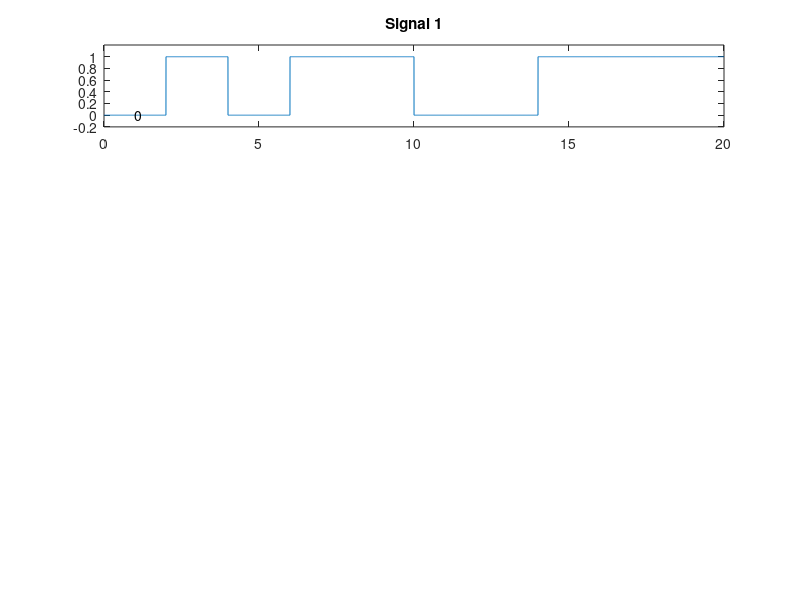

Here is the MATLAB script that generated this plot: (Note: this script raises an error after producing the figure.)
%creating a simulation of Am modulation - creating waveform from bits,
%modulating the waveform, sending several signals through the same medium, 
%preforming de-modulation and passing the signal through LPF and recover the bits  
clear; close all; clc;

T = 20;
samples = 10000;
t = linspace(0, T, samples);
%data bits that we wish to modulate and then recover, you can add any
%10-bit vector to the matrix and the program will modulate, plot, and
%recover the waveform (remember to add the carrier frequency at line 45)
signals_bits = [0, 1, 0, 1, 1, 0, 0, 1, 1, 1; %bit vector 1
                1, 1, 0, 0, 1, 0, 1, 0, 1, 1; %bit vector 2
                0, 0, 1, 1, 0, 0, 1, 1, 0, 0; %bit vector 3
                1, 0, 1, 1, 0, 1, 1, 1, 0, 0]; %bit vector 4

num_of_signals = size(signals_bits, 1);
length_of_signal = size(signals_bits, 2);
time_per_symbol = samples/length(signals_bits(1,:));

%-------map bits to time vector---------
x_signals = zeros(num_of_signals, samples);
for j=1:num_of_signals
    for i=1:length(signals_bits(1,:))
        start_idx = round((i-1)*time_per_symbol) + 1;
        end_idx = round(i*time_per_symbol);
        x_signals(j, start_idx:end_idx) = signals_bits(j, i);
    end
end
figure;
title("signals in time domain")
for i = 1:num_of_signals
    subplot(num_of_signals, 1, i);
    plot(t, x_signals(i,:));
    title(['Signal ', num2str(i)]);
    ylim([-0.2, 1.2]); % Set y-axis limits for consistency
    for j=1:length_of_signal
        txt = signals_bits(i, j);
        txt = text(j*2 - 1, 0, num2str(txt));
        txt.Color = [1, 0, 0];
    end
end
sgtitle('unmodulated signals in time domain')
%--------create carriers in different frequencies---------
freq_vec = [5, 20, 40, 60];% add frequencies here is you add signal
carriers = zeros(num_of_signals, samples);
for j=1:num_of_signals
    carriers(j,:) = cos(2*pi*freq_vec(j)*t);
end

%-------plot carriers-----------
figure;
for i = 1:num_of_signals
    subplot(num_of_signals, 1, i);
    plot(t, carriers(i,:));
    title(['carrier ', num2str(i)]);
    ylim([-1.2, 1.2]); 
end
sgtitle('carrier signals')

%--------create modulated signals--------
modulated_signals = zeros(num_of_signals, samples);
for i = 1:num_of_signals
    modulated_signals(i,:) = x_signals(i,:) .* carriers(i,:);
end
figure;
for i = 1:num_of_signals
    subplot(num_of_signals, 1, i);
    plot(t, modulated_signals(i,:));
    title(['modulated signal ', num2str(i)]);
    ylim([-1.2, 1.2]); 
    for j=1:length_of_signal
        txt = signals_bits(i, j);
        txt = text(j*2 - 1,0,num2str(txt));
        txt.Color = [1, 0, 0];
    end
end
sgtitle('modulated signals in time domain')

%-------sum all the signals (simulating transmition throgh a common
%medium)-------

sum_all_trans_signals = zeros(1, samples);
for i = 1:num_of_signals
    sum_all_trans_signals(1,:) = modulated_signals(i, :) + sum_all_trans_signals(1,:);
end

figure;
plot(t, sum_all_trans_signals);
title("all transmited signals through common medium");

%-----demodulating signals, if we multiply the modulated signal with the 
% same carrier frequency we can rocover the origital bits, the data will
% be at 0 Hz------
demodulated_signals = zeros(3, samples);
for i = 1:num_of_signals
    demodulated_signals(i, :) = sum_all_trans_signals(1,:).* carriers(i, :);
end
figure;
for i = 1:num_of_signals
    subplot(num_of_signals, 1, i);
    plot(t, demodulated_signals(i,:));
    title(['de-modulated signal ', num2str(i)]);
    ylim([-1.2, 1.2]); 
end
%showing the signals in frequency domain
sum_all_trans_signals_freq = fft(sum_all_trans_signals);
fs = 1 / (t(2) - t(1)); 
f = linspace(0, fs/2, floor(samples/2) + 1);

modulated_signals_freq = zeros(3, samples);
for i = 1:num_of_signals
    modulated_signals_freq(i,:) = fft(modulated_signals(i,:));
end

% plot(f, abs(sum_all_trans_signals_freq(1:floor(samples/2) + 1)))
% title("transmited signals in frequency domain");

figure;
hold on
for i = 1:num_of_signals
    hz_var = freq_vec(i);
    plot(f, abs(modulated_signals_freq(i,1:floor(samples/2) + 1)), 'DisplayName' ,[num2str(hz_var), ' Hz carrier signal']);
    title('all signals in frequency domain');
    xlabel("frequency (Hz)");
    ylabel("Amplitude")
    %ylim([-1.2, 1.2]); 
end
hold off
legend
%constructing the LPF to recover the actual data bits we want at 0 Hz
cutoff_freq = 1; %cutoff frequency in Hz
filter_order = 100; %order of the filter
[b, a] = fir1(filter_order, cutoff_freq / (0.5 * fs), 'low');

filtered_signals = zeros(num_of_signals, samples);
for i = 1:num_of_signals
    filtered_signals(i,:) = filter(b, a, demodulated_signals(i,:));
end

figure;
for i = 1:num_of_signals
    subplot(num_of_signals, 1, i);
    plot(t, filtered_signals(i,:));
    title(['filtered signals ', num2str(i)]);
    ylim([-1.2, 1.2]); 
    for j=1:length_of_signal
        txt = signals_bits(i, j);
        txt = text(j*2 - 1,0,num2str(txt));
        txt.Color = [1, 0, 0];
    end
end
sgtitle('all the filtered signals')

figure;
for i = 1:num_of_signals
    subplot(num_of_signals, 2, 2*i-1);
    plot(t, x_signals(i,:));
    title(['Signal ', num2str(i)]);
    ylim([-0.2, 1.2]); 
    for j=1:length_of_signal
        txt = signals_bits(i, j);
        txt = text(j*2 - 1,0,num2str(txt));
        txt.Color = [1, 0, 0];
    end
    subplot(num_of_signals, 2, 2*i);
    plot(t, filtered_signals(i,:));
    title(['Recovered Signal ', num2str(i)]);
    ylim([-0.2, 1.2]); 
    for j=1:length_of_signal
        txt = signals_bits(i, j);
        txt = text(j*2 - 1,0,num2str(txt));
        txt.Color = [1, 0, 0];
    end
end
sgtitle('Comparing the original waveform and the recovered waveform')

